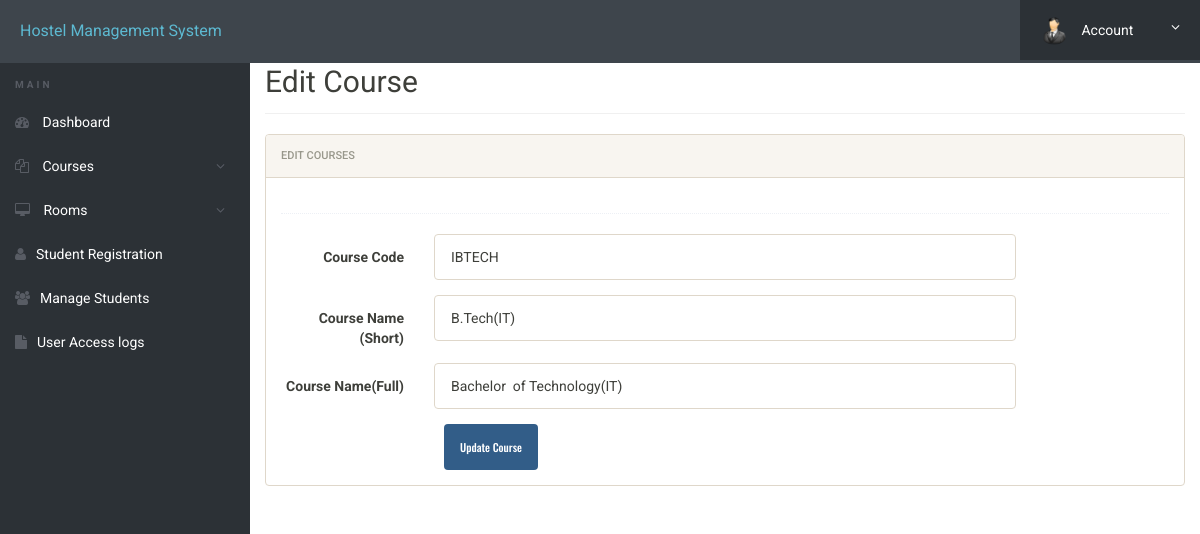
Page /hostel/admin/edit-course.php?id=1 (signed in) on the committed database.
### tables this page shows
CREATE TABLE IF NOT EXISTS `courses` (
  `id` int(11) NOT NULL,
  `course_code` varchar(255) NOT NULL,
  `course_sn` varchar(255) NOT NULL,
  `course_fn` varchar(255) NOT NULL,
  `posting_date` timestamp NOT NULL DEFAULT CURRENT_TIMESTAMP
);

### hostel/admin/edit-course.php (the view, shortened to what this page needs)
<?php
include('includes/config.php');
?>
<!doctype html>
<html lang="en" class="no-js">
<head>
	<link rel="stylesheet" href="css/font-awesome.min.css">
	<link rel="stylesheet" href="css/bootstrap.min.css">
	<link rel="stylesheet" href="css/dataTables.bootstrap.min.css">>
	<link rel="stylesheet" href="css/bootstrap-social.css">
	<link rel="stylesheet" href="css/bootstrap-select.css">
	<link rel="stylesheet" href="css/fileinput.min.css">
	<link rel="stylesheet" href="css/awesome-bootstrap-checkbox.css">
	<link rel="stylesheet" href="css/style.css">
</head>
<body>
	<?php include('includes/header.php');?>
	<div class="ts-main-content">
		<?php include('includes/sidebar.php');?>
		<div class="content-wrapper">
			<div class="container-fluid">
				<div class="row">
					<div class="col-md-12">
						<h2 class="page-title">Edit Course </h2>
						<div class="row">
							<div class="col-md-12">
								<div class="panel panel-default">
									<div class="panel-heading">Edit courses</div>
									<div class="panel-body">
										<form method="post" class="form-horizontal">
												<?php
												$id=$_GET['id'];
	$ret="select * from courses where id=?";
		$stmt= $mysqli->prepare($ret) ;
	 $stmt->bind_param('i',$id);
	 $stmt->execute() ;
	 $res=$stmt->get_result();
	   while($row=$res->fetch_object())
	  {
	  	?>
						<div class="hr-dashed"></div>
						<div class="form-group">
						<label class="col-sm-2 control-label">Course Code </label>
					<div class="col-sm-8">
					<input type="text"  name="cc" value="<?php echo $row->course_code;?>"  class="form-control"> </div>
					</div>
				 <div class="form-group">
				<label class="col-sm-2 control-label">Course Name (Short)</label>
		<div class="col-sm-8">
	<input type="text" class="form-control" name="cns" id="cns" value="<?php echo $row->course_sn;?>" required="required">
						 </div>
						</div>
<div class="form-group">
									<label class="col-sm-2 control-label">Course Name(Full)</label>
									<div class="col-sm-8">
									<input type="text" class="form-control" name="cnf" value="<?php echo $row->course_fn;?>" >
												</div>
											</div>
<?php } ?>
												<div class="col-sm-8 col-sm-offset-2">
													<input class="btn btn-primary" type="submit" name="submit" value="Update Course">
												</div>
											</div>
									</div>
								</div>
							</div>
							</div>
						</div>
					</div>
				</div>
			</div>
</body>
</html>

### hostel/admin/css/style.css (style rules this page uses)
html { font-size: 14px; }
@media only screen and (min-width: 480px) { html { font-size: 17px; } }
@media only screen and (min-width: 768px) { html { font-size: 14px; } }
body { font-size: 1em; }
.btn { font-family: 'Oswald', sans-serif; }
.hr-dashed { background-color: transparent; border-top: 1px dotted #edf0f5; color: transparent; height: 1px; margin: 20px 0; }
.panel { overflow: hidden; }
.btn { text-transform: none; }
.page-title { padding-bottom: 15px; margin-bottom: 20px; border-bottom: 1px solid #f0f0f0; }
.ts-main-content .content-wrapper { padding-top: 15px; margin-top: 10px; }
@media only screen and (min-width: 992px) { .ts-main-content .content-wrapper { margin-left: 250px; } }

### rows in the picture
courses: cc "IBTECH", cns "B.Tech(IT)", cnf "Bachelor of Technology(IT)"
